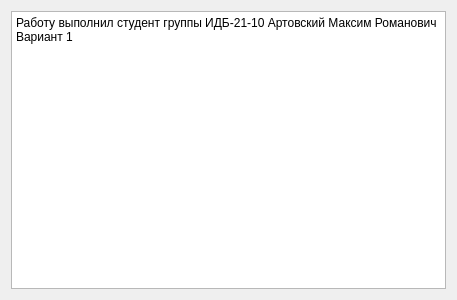
<?xml version="1.0" encoding="UTF-8"?>
<ui version="4.0">
 <class>InfoWindow</class>
 <widget class="QDialog" name="InfoWindow">
  <property name="geometry">
   <rect>
    <x>0</x>
    <y>0</y>
    <width>457</width>
    <height>300</height>
   </rect>
  </property>
  <property name="windowTitle">
   <string>Dialog</string>
  </property>
  <layout class="QVBoxLayout" name="verticalLayout">
   <item>
    <widget class="QTextBrowser" name="textBrowser">
     <property name="html">
      <string>&lt;!DOCTYPE HTML PUBLIC &quot;-//W3C//DTD HTML 4.0//EN&quot; &quot;http://www.w3.org/TR/REC-html40/strict.dtd&quot;&gt;
&lt;html&gt;&lt;head&gt;&lt;meta name=&quot;qrichtext&quot; content=&quot;1&quot; /&gt;&lt;meta charset=&quot;utf-8&quot; /&gt;&lt;style type=&quot;text/css&quot;&gt;
p, li { white-space: pre-wrap; }
hr { height: 1px; border-width: 0; }
li.unchecked::marker { content: &quot;\2610&quot;; }
li.checked::marker { content: &quot;\2612&quot;; }
&lt;/style&gt;&lt;/head&gt;&lt;body style=&quot; font-family:'Segoe UI'; font-size:9pt; font-weight:400; font-style:normal;&quot;&gt;
&lt;p style=&quot; margin-top:0px; margin-bottom:0px; margin-left:0px; margin-right:0px; -qt-block-indent:0; text-indent:0px;&quot;&gt;Работу выполнил студент группы ИДБ-21-10 Артовский Максим Романович&lt;/p&gt;
&lt;p style=&quot; margin-top:0px; margin-bottom:0px; margin-left:0px; margin-right:0px; -qt-block-indent:0; text-indent:0px;&quot;&gt;Вариант 1&lt;/p&gt;&lt;/body&gt;&lt;/html&gt;</string>
     </property>
    </widget>
   </item>
  </layout>
 </widget>
 <resources/>
 <connections/>
</ui>
